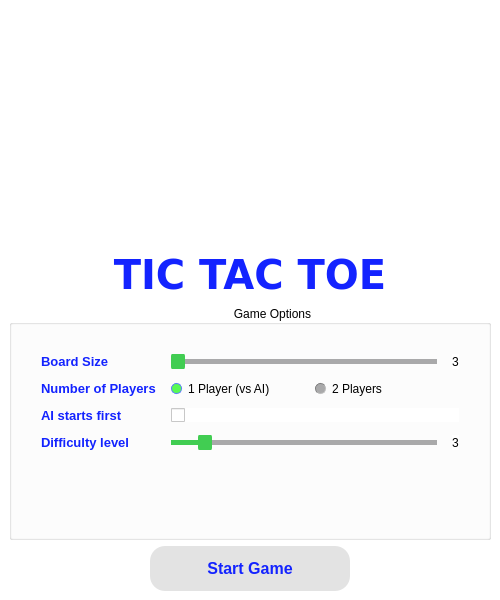
<?xml version="1.0" encoding="UTF-8"?>
<ui version="4.0">
 <class>TitleScreen</class>
 <widget class="QMainWindow" name="TitleScreen">
  <property name="geometry">
   <rect>
    <x>0</x>
    <y>0</y>
    <width>500</width>
    <height>600</height>
   </rect>
  </property>
  <property name="minimumSize">
   <size>
    <width>500</width>
    <height>600</height>
   </size>
  </property>
  <property name="maximumSize">
   <size>
    <width>500</width>
    <height>607</height>
   </size>
  </property>
  <property name="windowTitle">
   <string>Tic Tac Toe</string>
  </property>
  <property name="styleSheet">
   <string notr="true">QWidget
{
	background-color: #ffffff;
	color: #000000;
	border-color:#000000;

}</string>
  </property>
  <widget class="QWidget" name="centralwidget">
   <layout class="QVBoxLayout" name="verticalLayout_2">
    <item>
     <layout class="QVBoxLayout" name="verticalLayout">
      <item>
       <layout class="QHBoxLayout" name="horizontalLayout">
        <item>
         <widget class="QLabel" name="Logo">
          <property name="sizePolicy">
           <sizepolicy hsizetype="Fixed" vsizetype="Fixed">
            <horstretch>0</horstretch>
            <verstretch>0</verstretch>
           </sizepolicy>
          </property>
          <property name="maximumSize">
           <size>
            <width>256</width>
            <height>256</height>
           </size>
          </property>
          <property name="text">
           <string/>
          </property>
          <property name="pixmap">
           <pixmap resource="../resources.qrc">:/images/images/icon.png</pixmap>
          </property>
          <property name="scaledContents">
           <bool>true</bool>
          </property>
          <property name="alignment">
           <set>Qt::AlignCenter</set>
          </property>
         </widget>
        </item>
       </layout>
      </item>
      <item>
       <widget class="QLabel" name="label">
        <property name="sizePolicy">
         <sizepolicy hsizetype="Preferred" vsizetype="Maximum">
          <horstretch>0</horstretch>
          <verstretch>0</verstretch>
         </sizepolicy>
        </property>
        <property name="font">
         <font>
          <family>Verdana</family>
          <pointsize>30</pointsize>
          <bold>true</bold>
          <stylestrategy>PreferDefault</stylestrategy>
         </font>
        </property>
        <property name="styleSheet">
         <string notr="true">QLabel
{
	background-color: rgba(0, 0, 0, 0);
	color: #1323ff;
	border-color: #000000;

}</string>
        </property>
        <property name="frameShape">
         <enum>QFrame::NoFrame</enum>
        </property>
        <property name="frameShadow">
         <enum>QFrame::Plain</enum>
        </property>
        <property name="text">
         <string>TIC TAC TOE</string>
        </property>
        <property name="textFormat">
         <enum>Qt::AutoText</enum>
        </property>
        <property name="alignment">
         <set>Qt::AlignCenter</set>
        </property>
        <property name="margin">
         <number>0</number>
        </property>
       </widget>
      </item>
      <item>
       <widget class="QGroupBox" name="groupBox">
        <property name="title">
         <string>                                                                   Game Options</string>
        </property>
        <layout class="QVBoxLayout" name="verticalLayout_3">
         <item>
          <layout class="QFormLayout" name="formLayout">
           <property name="horizontalSpacing">
            <number>15</number>
           </property>
           <property name="verticalSpacing">
            <number>12</number>
           </property>
           <property name="leftMargin">
            <number>20</number>
           </property>
           <property name="topMargin">
            <number>20</number>
           </property>
           <property name="rightMargin">
            <number>20</number>
           </property>
           <property name="bottomMargin">
            <number>20</number>
           </property>
           <item row="0" column="0">
            <widget class="QLabel" name="label_5">
             <property name="font">
              <font>
               <family>Segoe UI</family>
               <pointsize>10</pointsize>
               <italic>false</italic>
               <bold>true</bold>
              </font>
             </property>
             <property name="styleSheet">
              <string notr="true">QLabel
{
	background-color: rgba(0,0,0,0);
	color: #1323ff;
	font: 700 10pt &quot;Segoe UI&quot;;
	border-color: #000000;

}</string>
             </property>
             <property name="text">
              <string>Board Size</string>
             </property>
            </widget>
           </item>
           <item row="0" column="1">
            <layout class="QHBoxLayout" name="horizontalLayout_5">
             <property name="spacing">
              <number>15</number>
             </property>
             <item>
              <widget class="QSlider" name="boardSize">
               <property name="styleSheet">
                <string notr="true">QSlider 
{
	background-color: transparent;

}

QSlider::groove:horizontal 
{
	background-color: transparent;
	height: 5px;

}


QSlider::sub-page:horizontal 
{
	background-color: #41cd52;

}


QSlider::add-page:horizontal 
{
	background-color: #a9a9aa;

}


QSlider::handle:horizontal 
{
	background-color: #41cd52;
	width: 14px;
	margin-top: -6px;
	margin-bottom: -6px;
	border-radius: 3px;

}


QSlider::handle:horizontal:hover 
{
	background-color: #22af00;
	border-radius: 3px;

}


QSlider::sub-page:horizontal:disabled 
{
	background-color: #bbb;
	border-color: #999;

}


QSlider::add-page:horizontal:disabled 
{
	background-color: #eee;
	border-color: #999;

}


QSlider::handle:horizontal:disabled 
{
	background-color: #eee;
	border: 1px solid #aaa;
	border-radius: 3px;

}


QSlider::groove:vertical 
{
	background-color: transparent;
	width: 5px;

}


QSlider::sub-page:vertical 
{
	background-color: #41cd52;

}


QSlider::add-page:vertical 
{
	background-color: #a9a9aa;

}


QSlider::handle:vertical 
{
	background-color: #41cd52;
	height: 14px;
	margin-left: -6px;
	margin-right: -6px;
	border-radius: 3px;

}


QSlider::handle:vertical:hover 
{
	background-color: #22af00;
	border-radius: 3px;

}


QSlider::sub-page:vertical:disabled 
{
	background-color: #bbb;
	border-color: #999;

}


QSlider::add-page:vertical:disabled 
{
	background-color: #eee;
	border-color: #999;

}


QSlider::handle:vertical:disabled 
{
	background-color: #eee;
	border: 1px solid #aaa;
	border-radius: 3px;

}</string>
               </property>
               <property name="minimum">
                <number>3</number>
               </property>
               <property name="maximum">
                <number>10</number>
               </property>
               <property name="orientation">
                <enum>Qt::Horizontal</enum>
               </property>
              </widget>
             </item>
             <item>
              <widget class="QLabel" name="boardSizeValue">
               <property name="text">
                <string>3</string>
               </property>
               <property name="alignment">
                <set>Qt::AlignCenter</set>
               </property>
              </widget>
             </item>
            </layout>
           </item>
           <item row="1" column="0">
            <widget class="QLabel" name="label_2">
             <property name="font">
              <font>
               <family>Segoe UI</family>
               <pointsize>10</pointsize>
               <italic>false</italic>
               <bold>true</bold>
              </font>
             </property>
             <property name="styleSheet">
              <string notr="true">QLabel
{
	background-color: rgba(0,0,0,0);
	color: #1323ff;
	font: 700 10pt &quot;Segoe UI&quot;;
	border-color: #000000;

}</string>
             </property>
             <property name="text">
              <string>Number of Players</string>
             </property>
            </widget>
           </item>
           <item row="1" column="1">
            <layout class="QHBoxLayout" name="horizontalLayout_3">
             <item>
              <widget class="QRadioButton" name="onePlayer">
               <property name="styleSheet">
                <string notr="true">QRadioButton
{
    background-color: transparent;

}


QRadioButton::indicator::unchecked
{ 
	border: 1px inset gray; 
	border-radius: 5px; 
	background-color:  #a9a9aa;
	width: 9px; 
	height: 9px; 

}


QRadioButton::indicator::unchecked:hover
{ 
	border: 1px inset #2aaaa8; 
	border-radius: 5px; 
	background-color: gray;
	width: 9px; 
	height: 9px; 

}


QRadioButton::indicator::checked
{ 
	border: 1px solid #607cff; 
	border-radius: 5px; 
	background-color: #58fa53; 
	width: 9px; 
	height: 9px; 

}


QRadioButton::disabled
{
	color: #656565;

}


QRadioButton::indicator:disabled
{
	background-color: #656565;
	color: #656565;
    border: 2px solid #656565;

}</string>
               </property>
               <property name="text">
                <string>1 Player (vs AI)</string>
               </property>
               <property name="checked">
                <bool>true</bool>
               </property>
              </widget>
             </item>
             <item>
              <widget class="QRadioButton" name="twoPlayers">
               <property name="styleSheet">
                <string notr="true">QRadioButton
{
    background-color: transparent;

}


QRadioButton::indicator::unchecked
{ 
	border: 1px inset gray; 
	border-radius: 5px; 
	background-color:  #a9a9aa;
	width: 9px; 
	height: 9px; 

}


QRadioButton::indicator::unchecked:hover
{ 
	border: 1px inset #2aaaa8; 
	border-radius: 5px; 
	background-color: gray;
	width: 9px; 
	height: 9px; 

}


QRadioButton::indicator::checked
{ 
	border: 1px solid #607cff; 
	border-radius: 5px; 
	background-color: #58fa53; 
	width: 9px; 
	height: 9px; 

}


QRadioButton::disabled
{
	color: #656565;

}


QRadioButton::indicator:disabled
{
	background-color: #656565;
	color: #656565;
    border: 2px solid #656565;

}</string>
               </property>
               <property name="text">
                <string>2 Players</string>
               </property>
               <property name="checked">
                <bool>false</bool>
               </property>
              </widget>
             </item>
            </layout>
           </item>
           <item row="2" column="0">
            <widget class="QLabel" name="label_3">
             <property name="font">
              <font>
               <family>Segoe UI</family>
               <pointsize>10</pointsize>
               <italic>false</italic>
               <bold>true</bold>
              </font>
             </property>
             <property name="styleSheet">
              <string notr="true">QLabel
{
	background-color: rgba(0,0,0,0);
	color: #1323ff;
	font: 700 10pt &quot;Segoe UI&quot;;
	border-color: #000000;

}</string>
             </property>
             <property name="text">
              <string>AI starts first</string>
             </property>
            </widget>
           </item>
           <item row="2" column="1">
            <widget class="QCheckBox" name="AIStarts">
             <property name="enabled">
              <bool>true</bool>
             </property>
             <property name="styleSheet">
              <string notr="true"/>
             </property>
             <property name="text">
              <string/>
             </property>
            </widget>
           </item>
           <item row="3" column="0">
            <widget class="QLabel" name="label_4">
             <property name="font">
              <font>
               <family>Segoe UI</family>
               <pointsize>10</pointsize>
               <italic>false</italic>
               <bold>true</bold>
              </font>
             </property>
             <property name="styleSheet">
              <string notr="true">QLabel
{
	background-color: rgba(0,0,0,0);
	color: #1323ff;
	font: 700 10pt &quot;Segoe UI&quot;;
	border-color: #000000;

}</string>
             </property>
             <property name="text">
              <string>Difficulty level</string>
             </property>
            </widget>
           </item>
           <item row="3" column="1">
            <layout class="QHBoxLayout" name="horizontalLayout_6">
             <property name="spacing">
              <number>15</number>
             </property>
             <item>
              <widget class="QSlider" name="miniMaxDepth">
               <property name="enabled">
                <bool>true</bool>
               </property>
               <property name="styleSheet">
                <string notr="true">QSlider 
{
	background-color: transparent;

}

QSlider::groove:horizontal 
{
	background-color: transparent;
	height: 5px;

}


QSlider::sub-page:horizontal 
{
	background-color: #41cd52;

}


QSlider::add-page:horizontal 
{
	background-color: #a9a9aa;

}


QSlider::handle:horizontal 
{
	background-color: #41cd52;
	width: 14px;
	margin-top: -6px;
	margin-bottom: -6px;
	border-radius: 3px;

}


QSlider::handle:horizontal:hover 
{
	background-color: #22af00;
	border-radius: 3px;

}


QSlider::sub-page:horizontal:disabled 
{
	background-color: #bbb;
	border-color: #999;

}


QSlider::add-page:horizontal:disabled 
{
	background-color: #eee;
	border-color: #999;

}


QSlider::handle:horizontal:disabled 
{
	background-color: #eee;
	border: 1px solid #aaa;
	border-radius: 3px;

}


QSlider::groove:vertical 
{
	background-color: transparent;
	width: 5px;

}


QSlider::sub-page:vertical 
{
	background-color: #41cd52;

}


QSlider::add-page:vertical 
{
	background-color: #a9a9aa;

}


QSlider::handle:vertical 
{
	background-color: #41cd52;
	height: 14px;
	margin-left: -6px;
	margin-right: -6px;
	border-radius: 3px;

}


QSlider::handle:vertical:hover 
{
	background-color: #22af00;
	border-radius: 3px;

}


QSlider::sub-page:vertical:disabled 
{
	background-color: #bbb;
	border-color: #999;

}


QSlider::add-page:vertical:disabled 
{
	background-color: #eee;
	border-color: #999;

}


QSlider::handle:vertical:disabled 
{
	background-color: #eee;
	border: 1px solid #aaa;
	border-radius: 3px;

}</string>
               </property>
               <property name="minimum">
                <number>1</number>
               </property>
               <property name="maximum">
                <number>20</number>
               </property>
               <property name="value">
                <number>3</number>
               </property>
               <property name="orientation">
                <enum>Qt::Horizontal</enum>
               </property>
              </widget>
             </item>
             <item>
              <widget class="QLabel" name="miniMaxDepthValue">
               <property name="text">
                <string>3</string>
               </property>
               <property name="alignment">
                <set>Qt::AlignCenter</set>
               </property>
              </widget>
             </item>
            </layout>
           </item>
          </layout>
         </item>
        </layout>
       </widget>
      </item>
      <item>
       <layout class="QHBoxLayout" name="horizontalLayout_2">
        <item>
         <widget class="QPushButton" name="startGame">
          <property name="sizePolicy">
           <sizepolicy hsizetype="Fixed" vsizetype="Fixed">
            <horstretch>0</horstretch>
            <verstretch>0</verstretch>
           </sizepolicy>
          </property>
          <property name="minimumSize">
           <size>
            <width>200</width>
            <height>30</height>
           </size>
          </property>
          <property name="font">
           <font>
            <pointsize>12</pointsize>
            <bold>true</bold>
           </font>
          </property>
          <property name="styleSheet">
           <string notr="true">QPushButton
{
	background-color:#e3e3e3;
	color: #1323ff;
	border-style: solid;
	border-radius:15px;
	border-color: #000000;
	font-weight : bold;
	padding: 13px;

}


QPushButton::hover
{
	background-color: #3dffaf;
	color: #000000;
	border-style: solid;
	border-color: #000000;
	font-weight : bold;
	padding: 13px;

}


QPushButton::pressed
{
	background-color: #3dc8af;
	color: #000000;
	border-style: solid;
	border-color: #000000;
	font-weight : bold;
	padding: 13px;

}</string>
          </property>
          <property name="text">
           <string>Start Game</string>
          </property>
         </widget>
        </item>
       </layout>
      </item>
     </layout>
    </item>
   </layout>
  </widget>
 </widget>
 <resources>
  <include location="../resources.qrc"/>
 </resources>
 <connections/>
</ui>
